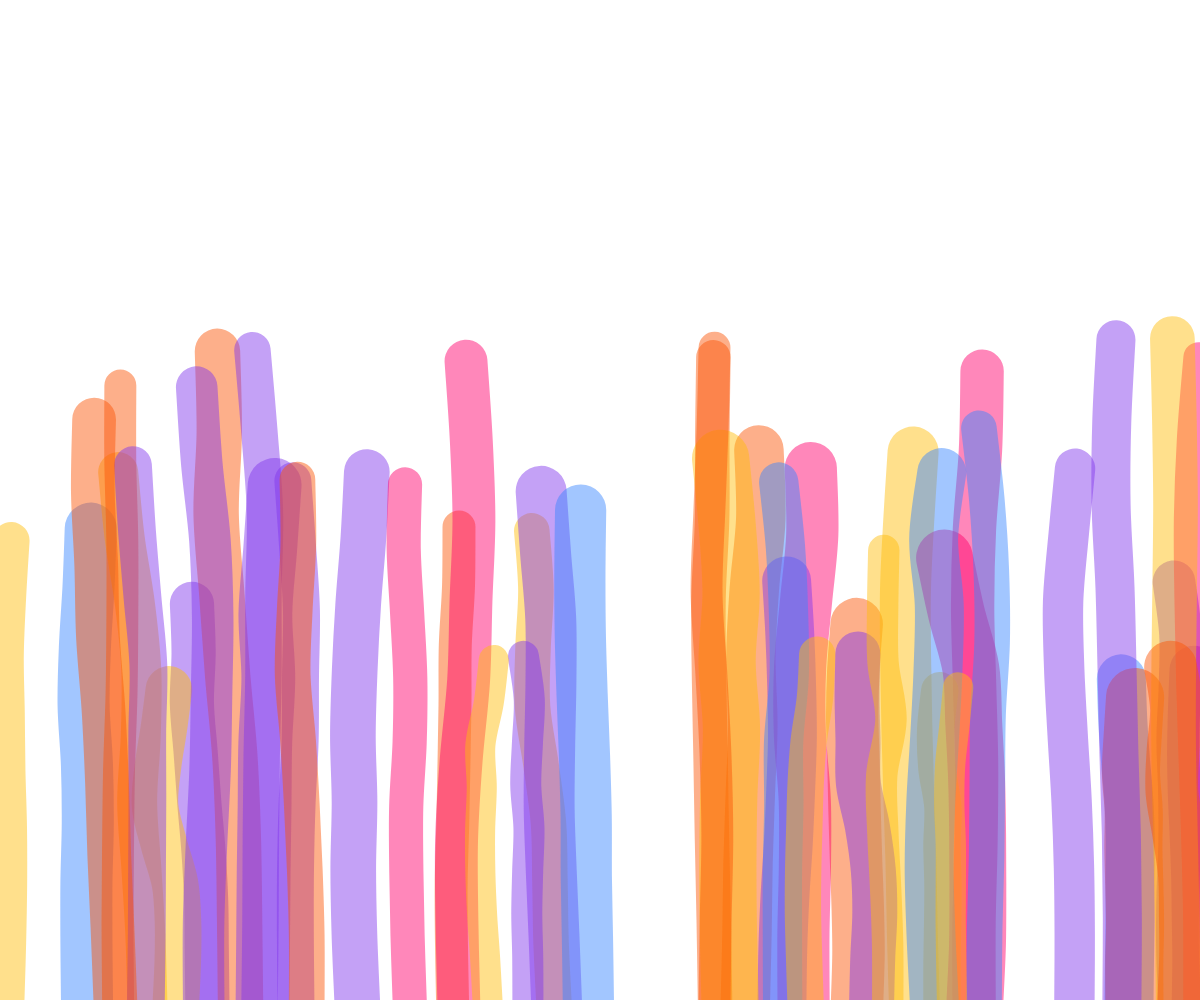
Frame 1 (no input)
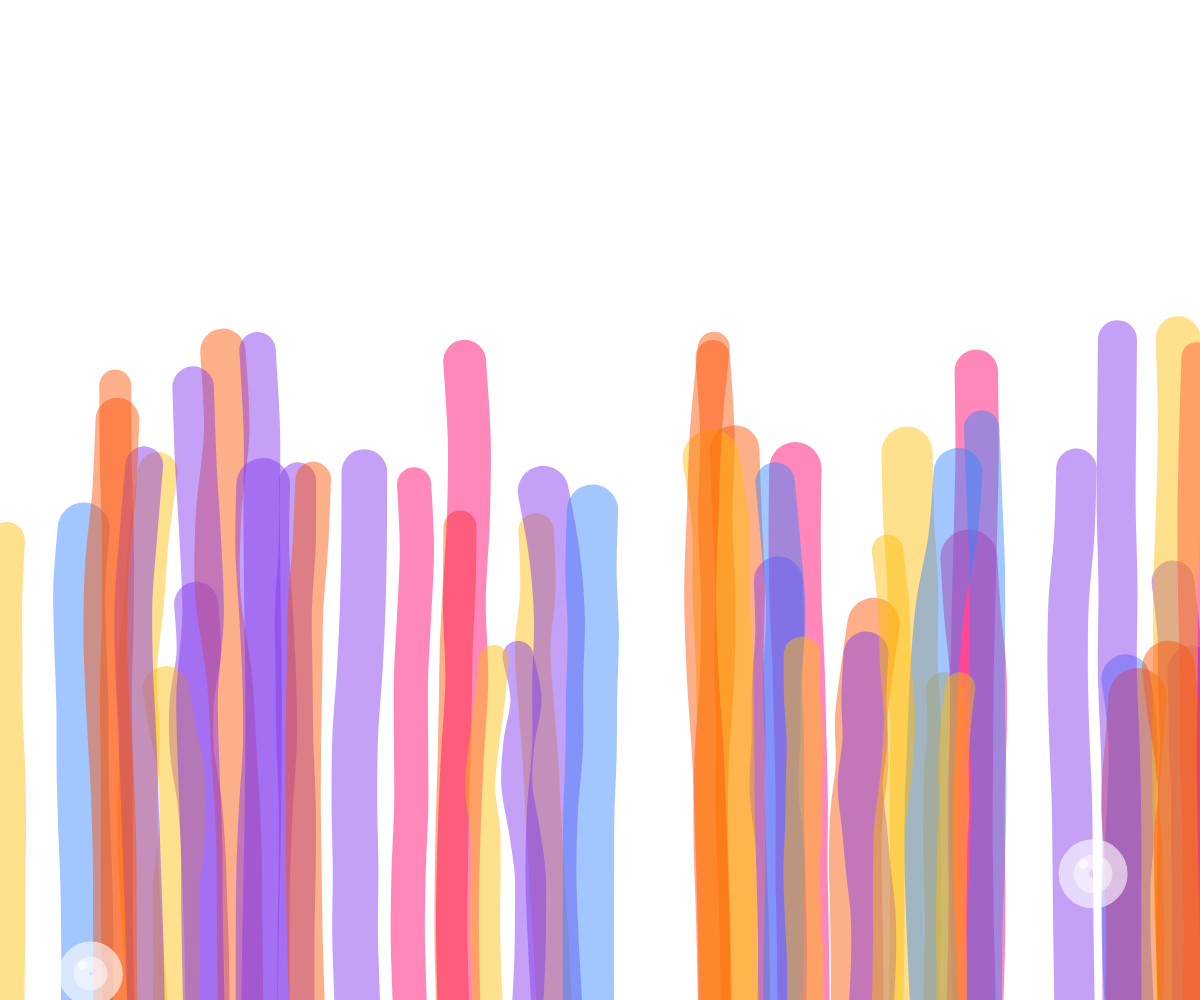
Frame 60 (no input)
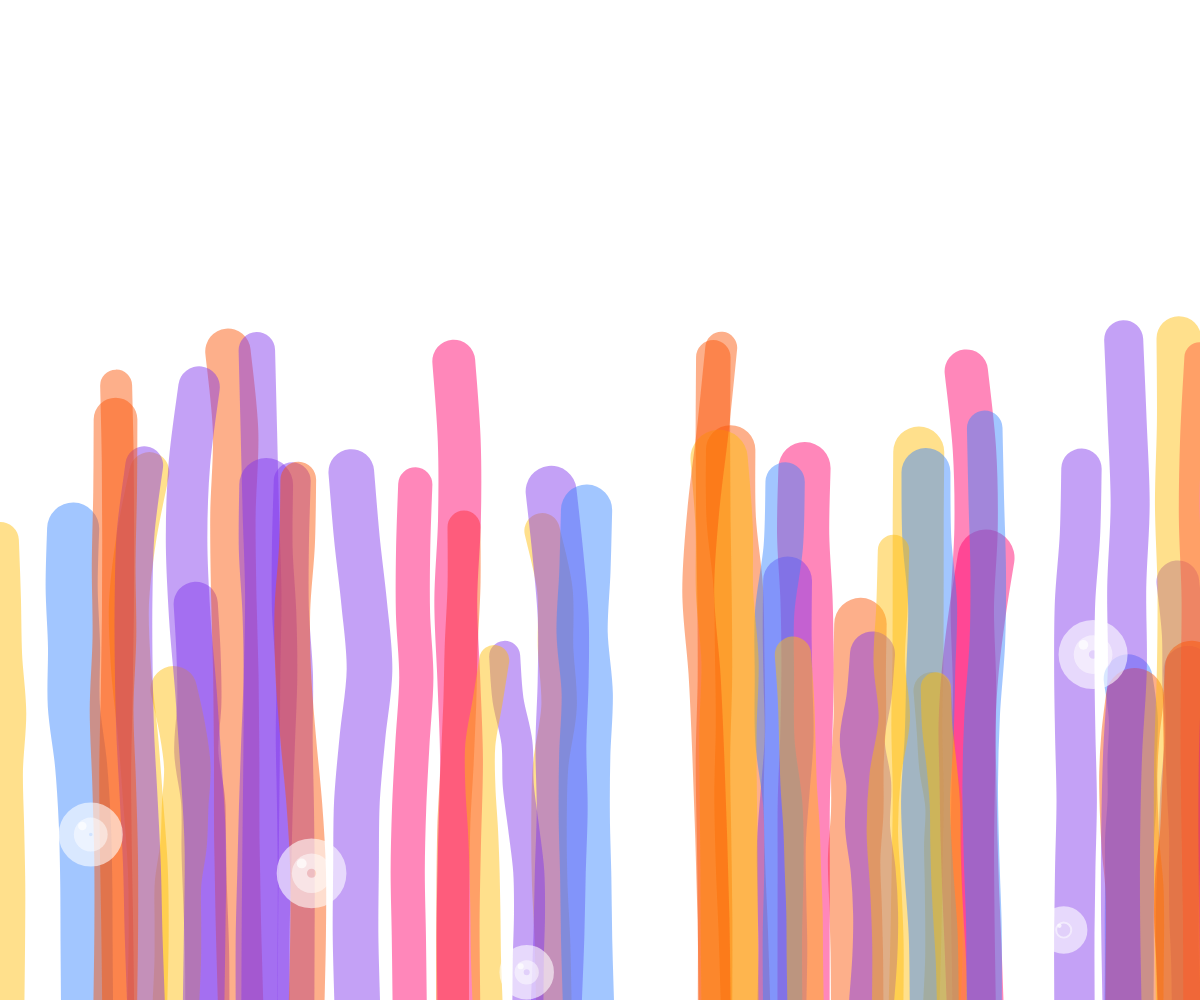
Frame 120 (the mouse pressed at the canvas centre since frame 60)

The p5.js sketch that drew these frames (run headless with seeded random() and noise() and a simulated clock; from frame 60 on, the mouse is pressed at the canvas centre):

// p5.js sketch
// ── sketch.js
let bubbles = [];
let grasses = []; // New array for multiple grass blades
const COLORS = ['#ffbe0b', '#fb5607', '#ff006e', '#8338ec', '#3a86ff']; // Provided colors

function setup() {
  createCanvas(windowWidth, windowHeight);

  // Initialize 50 grass blades
  for (let i = 0; i < 50; i++) {
    grasses.push({
      x: random(width), // Random X position across the width
      h: random(height * 0.3, height * 2 / 3), // Height between 30% and 2/3 of screen height
      w: random(30, 60), // Random width for each blade, between 30 and 60
      color: color(random(COLORS)), // Random color from the palette
      noiseOffset: random(1000), // Unique noise offset for independent sway
      freq: random(0.005, 0.015), // Random sway frequency
      swayRange: random(20, 60) // Random sway amplitude (smaller for "小草")
    });
  }
}

function draw() {
  clear(); // 將原本的 background 改為 clear()，使畫布背景透明，露出網頁後方內容
  
  // 繪製多根小草
  drawGrasses(); // Call the new function to draw all grasses
  
  // 更新與繪製水泡
  updateBubbles();
  
  // 隨機產生新水泡
  if (frameCount % 20 === 0) {
    createBubble();
  }
}

// New function to draw multiple grass blades
function drawGrasses() {
  noFill();
  blendMode(BLEND); // 啟用混合模式，讓顏色重疊時產生透明效果
  
  grasses.forEach(g => {
    stroke(g.color.levels[0], g.color.levels[1], g.color.levels[2], 120); // 稍微降低 Alpha 值（從 180 降到 120），增加通透感
    strokeWeight(g.w); // 設定等寬粗細 (30-60)

    beginShape();
    // 起點的控制點
    curveVertex(g.x, height); 
    
    let segmentsForBlade = 8; 
    for (let j = 0; j <= segmentsForBlade; j++) {
      let y = height - (j / segmentsForBlade) * g.h;
      let sway = map(noise(g.noiseOffset + frameCount * g.freq, j * 0.2), 0, 1, -g.swayRange, g.swayRange);
      let currentSway = sway * (j / segmentsForBlade); 
      curveVertex(g.x + currentSway, y);
    }
    
    // 終點的控制點 (重複最後一個座標)
    let lastSway = map(noise(g.noiseOffset + frameCount * g.freq, segmentsForBlade * 0.2), 0, 1, -g.swayRange, g.swayRange);
    curveVertex(g.x + lastSway, height - g.h);

    endShape();
  });
}

function createBubble() {
  bubbles.push({
    x: random(width),
    y: height + 20,
    size: random(15, 40),
    speed: random(1, 4),
    targetY: random(height * 0.1, height * 0.7),
    popped: false,
    popTimer: 0
  });
}

function updateBubbles() {
  for (let i = bubbles.length - 1; i >= 0; i--) {
    let b = bubbles[i];
    
    if (!b.popped) {
      b.y -= b.speed;
      // 繪製水泡
      stroke(255, 150);
      fill(255, 127); // 透明度 0.5
      circle(b.x, b.y, b.size);
      
      // 水泡反光小圓圈
      noStroke();
      fill(255, 180); // 透明度 0.7
      circle(b.x - b.size/4, b.y - b.size/4, b.size/4);
      
      if (b.y < b.targetY) b.popped = true;
    } else {
      // 破掉的效果
      noFill();
      stroke(255, 255 - b.popTimer * 20);
      circle(b.x, b.y, b.size + b.popTimer * 5);
      b.popTimer++;
      if (b.popTimer > 15) bubbles.splice(i, 1);
    }
  }
}

function windowResized() {
  resizeCanvas(windowWidth, windowHeight);
}
// ── style.css
html, body {
  margin: 0;
  padding: 0;
  overflow: hidden;
  background-color: #caf0f8;
}

canvas {
  display: block;
  position: fixed;
  top: 0;
  left: 0;
  z-index: 10;
  pointer-events: none; /* 讓滑鼠可以穿過畫布操作底下的 iframe */
}

iframe {
  width: 100vw;
  height: 100vh;
  border: none;
  z-index: 1;
}
